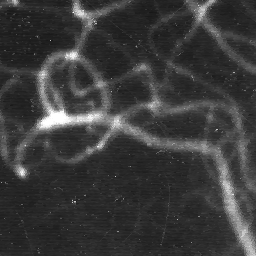
#> input picture TME7-Split and Merge/img/angiogra.png, 256 x 256 px
$ jupyter execute TME7.ipynb
#> lines starting #> are read from the running program, lines starting #| are printed output that depends on the picture
# Identification
Please indicate your name

Student 1: Yalda Eftekhari

Student 2: Defne Gulmez

# Practical work 7: Split and Merge

In this practical work, we implement and test the split and merge algorithm.

[cell 1]
### Usefull libraries
from PIL import Image
import numpy as np
import matplotlib.pyplot as plt

### Data
img_test = np.full((64,64),150,dtype=np.uint8)
img_test[32:48,16:16+32] = 100
img_test[8:24,40:56] = 50
angio = np.array(Image.open('img/angiogra.png'))
#> angio is the input picture: shape (256, 256); min 20, max 255, mean 58.9
cam = np.array(Image.open('img/cameraman.png'))
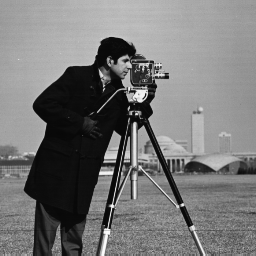
#> input picture TME7-Split and Merge/img/cameraman.png, 256 x 256 px
#> cam is the input picture: shape (256, 256); min 7, max 253, mean 118.7
muscle = np.array(Image.open('img/muscle.png'))
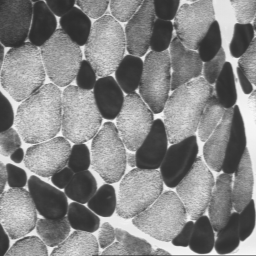
#> input picture TME7-Split and Merge/img/muscle.png, 256 x 256 px
#> muscle is the input picture: shape (256, 256); min 44, max 249, mean 133.1
prisme = np.array(Image.open('img/prisme.png'))
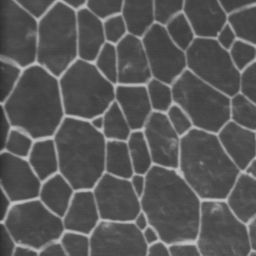
#> input picture TME7-Split and Merge/img/prisme.png, 256 x 256 px
#> prisme is the input picture: shape (256, 256); min 45, max 190, mean 87.9
seiche = np.array(Image.open('img/seiche.png'))
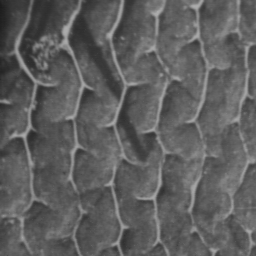
#> input picture TME7-Split and Merge/img/seiche.png, 256 x 256 px
#> seiche is the input picture: shape (256, 256); min 27, max 172, mean 94.2

### Usefull functions
def neighbors(b,K):
    """ blockStat*list[blockStat]->list[blockStat]
        returns the list of neighbors of b and elements of K
    """
    def belongsTo(x,y,a):
        """ int*int*BlockStat -> bool
            Test if pixel (x,y) belongs to block a
        """
        return x>=a[0] and y>=a[1] and x<a[0]+a[2] and y<a[1]+a[3]
    def areNeighbors(a,b):
        """ BlockStat**2 -> bool
            Test if a and b are neighbors
        """
        if a[2]>b[2] and a[3]>b[3]:
            a,b=b,a
        x,y = a[0]+a[2]//2,a[1]+a[3]//2
        return belongsTo(x+a[2],y,b) or belongsTo(x-a[2],y,b) or belongsTo(x,y+a[3],b) or belongsTo(x,y-a[3],b)
    return [n for n in K if areNeighbors(b,n)]

## Exercise 1

### Question 1
Write the recursive function ``split()`` discussed in tutorial work.
It takes as input the image, a region, a predicate, and a variable number of arguments.
The region is a Python formal type ``Block`` defined by:
```python
type Block = tuple[int**4]
```
The function ``split()`` returns a quadtree, a Python formal type, recursivelly defined by:
```python
type QuadTree = list[(QuadTree**4|Block)]
```

The predicate is a Python function with the following signature:
```python
Array*Block*...->bool
```
It can take a variable number of parameters which correspond to the parameters required by the predicate.

[cell 2]
# type Block = tuple[int**4]
# type QuadTree = list[(QuadTree**4|Block)]

def split(I,reg,pred,*args):
    """ Array*Block*(Array*Block*...->bool)*... -> 4-aire
        Performs a quadtree splitting of image I drived by a predicate
    """
    x,y,n,m = reg
    if pred(I, reg, *args) and m > 2 and n > 2:
        m2 = m // 2
        n2 = n // 2
        nw = split(I, (x,y,n2,m2), pred, *args)
        ne = split(I, (x,y+m2,n2,m2), pred, *args)
        sw = split(I, (x+n2,y,n2,m2), pred, *args)
        se = split(I, (x+n2,y+m2,n2,m2), pred, *args)
        return [nw, ne, sw, se]
    return [reg]

### Question 2
Write the function ```predsplit(I,B,*args)``` with signature:
```python
Array*Block*... -> bool
```
that returns True if the standard deviation of image ``I`` computed in region ``B`` is greater than the first value of argument ``*args`` (it can be accessed simply by ``*args[0]``).

[cell 3]
def predsplit(I,reg,*args):
    """ Array*Block*... -> bool
    """
    res = np.std(I[reg[0]:reg[0]+reg[2], reg[1]:reg[1]+reg[3]]) > args[0]
    return res

### Question 3
Write the function ``listRegions()`` which applies a depth-first search on the quadtree given as parameter, and returns the list of the leaves of the quadtree.

Some recalls about lists in Python;
 - Initialization: `L = []` (empty list)
 - Add a element `a` into a list `L`: `L.append(a)`

[cell 4]
def listRegions(L):
    """ QuadTree -> list[Block]
    """
    regions = []  # Initialize a list to store the leaf blocks

    if len(L) == 1 and isinstance(L[0], tuple):  # This is a Block (leaf node)
        regions.append(L[0])
    else:  # This is a QuadTree
        regions.extend(listRegions(L[0]))
        regions.extend(listRegions(L[1]))
        regions.extend(listRegions(L[2]))
        regions.extend(listRegions(L[3]))

    return regions

### Question 4
Test your codes on the synthetic image ``img_test`` seen in tutorial work. Print the value returned by ``split()`` as well as the one returned by ``listRegions()``.

[cell 5]
reg = (0,0,img_test.shape[0], img_test.shape[1])
L = listRegions(split(img_test, reg , predsplit, 6))

# Unit test: L is the quadtree produced from img_test
assert len(L) == 25
print("OK")

### Question 5
Write the function ```drawRegions(L,I)``` which takes as arguments a list of regions, an image, and returns an image  where the boundaries of each region have been traced with red color. Indication: the returned image is a hypermatrix of dimension 3, the third dimension is of size 3 and encodes the red, green and blue components of a RGB colorspace. Test the function on the previous example.

[cell 6]
def drawRegions(L,I):
    """ list[Block]*Array -> Array
        parcours de la liste dessin des régions
    """
    # Make a copy of the image to avoid modifying the original
    if len(I.shape) == 2:
        img_with_boundaries = np.stack((I,)*3, axis=-1)
    else:
        img_with_boundaries = np.copy(I)

    # Define the red color in RGB
    red = [255, 0, 0]

    # Iterate through each region in the list L
    for (x, y, n, m) in L:
        # Top boundary
        img_with_boundaries[x, y:y+m, :] = red
        # Bottom boundary
        img_with_boundaries[x+n-1, y:y+m, :] = red
        # Left boundary
        img_with_boundaries[x:x+n, y, :] = red
        # Right boundary
        img_with_boundaries[x:x+n, y+m-1, :] = red

    return img_with_boundaries


plt.imshow(drawRegions(L, img_test))
plt.show()
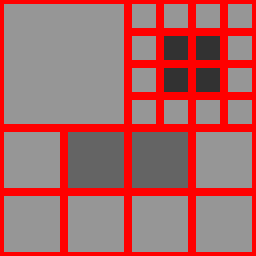
#> shown: shape (64, 64, 3) (shown 4 times larger); mean R, G, B 168.7, 103.2, 103.2

### Question 6
Add a Gaussian noise with standard deviation 5 to the image ``img_test``.
Apply the quadtree splitting on the noisy image by adjusting the threshold to obtain the same result as in the previous question.
Which threshold value should be chosen? Does this make sense to you?

Hint: use the Numpy function ``random.randn()`` which generates random values according to a normal distribution (Gaussian distribution of null mean and variance 1). To obtain realizations of a Gaussian distribution of standard deviation $\sigma$, it is sufficient to multiply by $\sigma$ the realizations of a normal distribution.

[cell 7]
from numpy import random
import matplotlib.animation as animation
import ipywidgets as widgets
# Generate noise and add to img_test to create a noisy image
noise = np.random.randn(64, 64) * 5
noise_img_test = img_test + noise.astype(int)

# Display the noisy image and the image with regions side by side
reg = (0, 0, noise_img_test.shape[0], noise_img_test.shape[1])
L = listRegions(split(noise_img_test, reg, predsplit, 6))

# Create a figure with 1 row and 2 columns
fig, axs = plt.subplots(1, 2, figsize=(10, 5))

# Show the noisy image in the first subplot
axs[0].imshow(noise_img_test, cmap='gray')  # Set cmap if the image is grayscale
axs[0].set_title("Noisy Image")
axs[0].axis('off')  # Hide axes

# Show the noisy image with regions in the second subplot
axs[1].imshow(drawRegions(L, noise_img_test))
axs[1].set_title("Noisy Image with Regions")
axs[1].axis('off')  # Hide axes
plt.show()
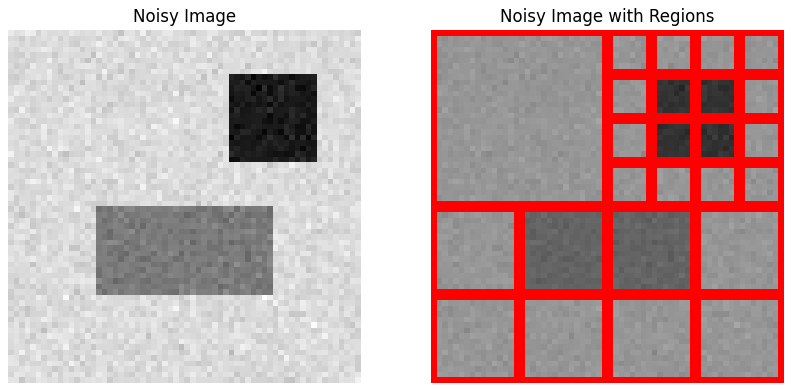
#> figure drawn by matplotlib, 2 panels


#make pictures black and white later

threshold = [1, 2, 3, 4, 5, 6, 7, 8]

fig, axs = plt.subplots(2, 4, figsize=(16, 8))
axs = axs.flatten()

for i, t in enumerate(threshold):
    reg = (0, 0, noise_img_test.shape[0], noise_img_test.shape[1])
    L = listRegions(split(noise_img_test, reg, predsplit, t))
    axs[i].imshow(drawRegions(L, noise_img_test))
    axs[i].set_title(f"Threshold = {t}")
    axs[i].axis('off')

# Display the images side by side
plt.tight_layout()
plt.show()
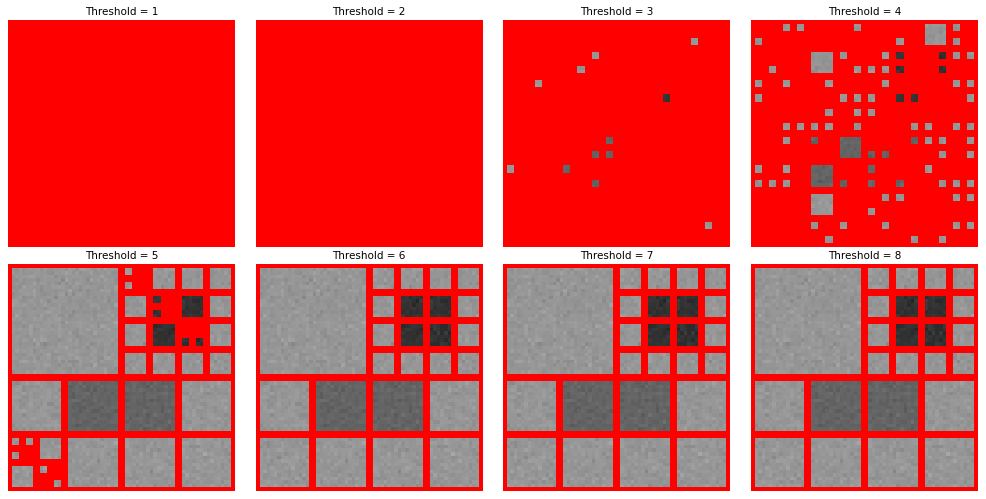
#> figure drawn by matplotlib, 8 panels
